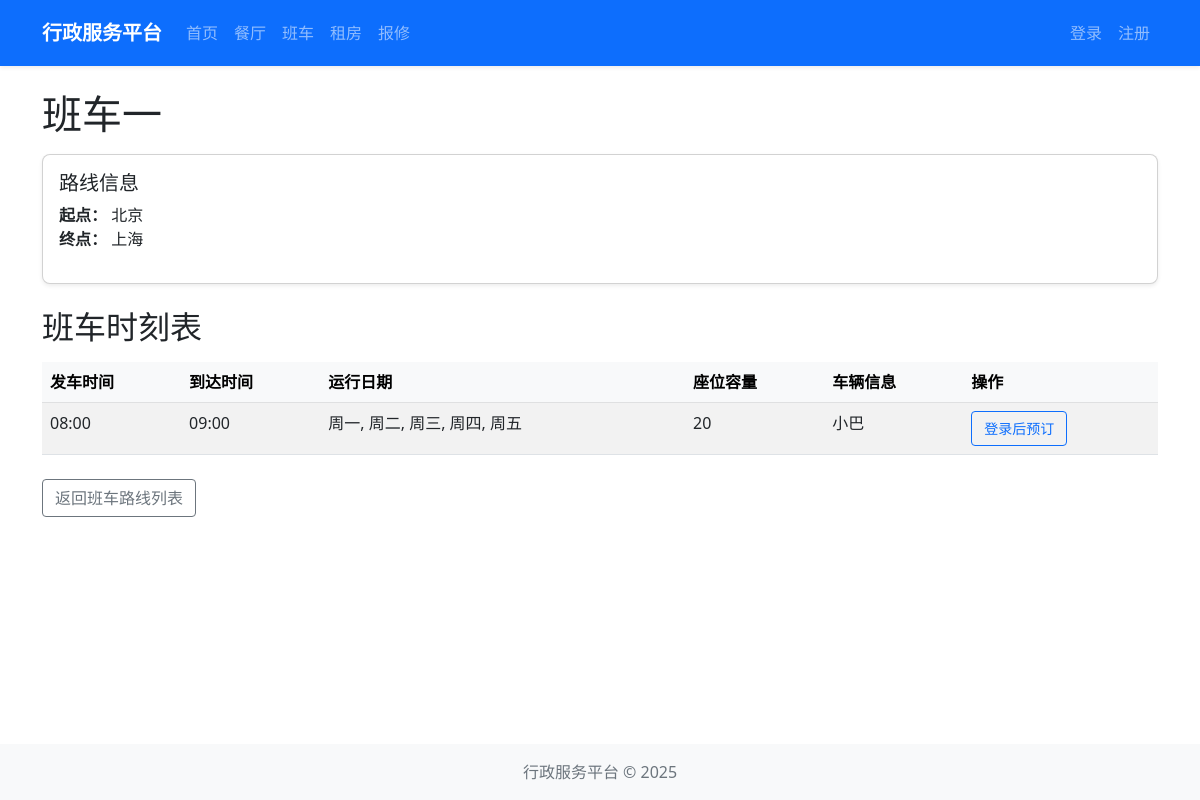
The app's page /shuttle/route/1 with its own data.
### models/shuttle.py (models this page shows, shortened)
class ShuttleRoute(db.Model):
    __tablename__ = 'shuttle_routes'
    id = db.Column(db.Integer, primary_key=True)
    name = db.Column(db.String(100), nullable=False)
    start_location = db.Column(db.String(200), nullable=False)
    end_location = db.Column(db.String(200), nullable=False)
    stops = db.Column(db.Text)  # 存储中间站点，以逗号分隔
    description = db.Column(db.Text)
    status = db.Column(db.String(20), default='active')  # active, inactive
    created_at = db.Column(db.DateTime, default=datetime.utcnow)
    schedules = db.relationship('ShuttleSchedule', backref='route', lazy=True, cascade='all, delete-orphan')

class ShuttleSchedule(db.Model):
    __tablename__ = 'shuttle_schedules'
    id = db.Column(db.Integer, primary_key=True)
    route_id = db.Column(db.Integer, db.ForeignKey('shuttle_routes.id', ondelete='CASCADE'), nullable=False)
    departure_time = db.Column(db.String(10), nullable=False)  # 格式: HH:MM
    arrival_time = db.Column(db.String(10), nullable=False)  # 格式: HH:MM
    days_of_week = db.Column(db.String(20), nullable=False)  # 例如：1,2,3,4,5 表示周一至周五
    capacity = db.Column(db.Integer, default=0)
    vehicle_info = db.Column(db.String(100))
    status = db.Column(db.String(20), default='active')  # active, canceled
    created_at = db.Column(db.DateTime, default=datetime.utcnow)

### routes/shuttle.py (the view)
@shuttle_bp.route('/route/<int:id>')
def route_detail(id):
    route = ShuttleRoute.query.get_or_404(id)
    schedules = ShuttleSchedule.query.filter_by(route_id=id, status='active').all()
    return render_template('shuttle/route_detail.html', route=route, schedules=schedules)

### templates/shuttle/route_detail.html (shortened to what this page needs)
{% extends "layout.html" %}
{% block content %}
<div class="row">
    <div class="col-12">
        <h1 class="mb-3">{{ route.name }}</h1>
        <div class="card mb-4">
            <div class="card-body">
                <h5 class="card-title">路线信息</h5>
                <ul class="list-unstyled">
                    <li><strong>起点：</strong> {{ route.start_location }}</li>
                    <li><strong>终点：</strong> {{ route.end_location }}</li>
                </ul>
            </div>
        </div>
        <h2 class="mb-3">班车时刻表</h2>
        {% if schedules %}
            <div class="table-responsive mb-4">
                <table class="table table-striped table-hover">
                    <thead class="table-light">
                        <tr>
                            <th>发车时间</th>
                            <th>到达时间</th>
                            <th>运行日期</th>
                            <th>座位容量</th>
                            <th>车辆信息</th>
                            <th>操作</th>
                        </tr>
                    </thead>
                    <tbody>
                        {% for schedule in schedules %}
                            <tr>
                                <td>{{ schedule.departure_time }}</td>
                                <td>{{ schedule.arrival_time }}</td>
                                <td>
                                    {% set days = {
                                        '1': '周一',
                                        '2': '周二',
                                        '3': '周三',
                                        '4': '周四',
                                        '5': '周五',
                                        '6': '周六',
                                        '7': '周日'
                                    } %}
                                    {% set schedule_days = schedule.days_of_week.split(',') %}
                                    {% for day in schedule_days %}
                                        {{ days[day] }}{% if not loop.last %}, {% endif %}
                                    {% endfor %}
                                </td>
                                <td>{{ schedule.capacity or '无限制' }}</td>
                                <td>{{ schedule.vehicle_info or '未知' }}</td>
                                <td>
                                    {% if current_user.is_authenticated %}
                                        <a href="{{ url_for('shuttle.reserve', schedule_id=schedule.id) }}" class="btn btn-sm btn-success">预订</a>
                                    {% else %}
                                        <a href="{{ url_for('auth.login') }}" class="btn btn-sm btn-outline-primary">登录后预订</a>
                                    {% endif %}
                                </td>
                            </tr>
                        {% endfor %}
                    </tbody>
                </table>
            </div>
        {% else %}
            <div class="alert alert-info mb-4">
                当前没有可用的班车时刻。
            </div>
        {% endif %}
        <a href="{{ url_for('shuttle.index') }}" class="btn btn-outline-secondary">返回班车路线列表</a>
    </div>
</div>
{% endblock %}

### static/css/style.css (style rules this page uses)
body { display: flex; flex-direction: column; min-height: 100vh; }
.card { border-radius: 0.5rem; box-shadow: 0 0.125rem 0.25rem rgba(0, 0, 0, 0.075); transition: all 0.3s ease; }
.btn { border-radius: 0.25rem; padding: 0.375rem 0.75rem; font-weight: 500; }
.table { margin-bottom: 0; }
.table th { font-weight: 600; background-color: #f8f9fa; }

### records on screen
ShuttleRoute: name "班车一", start_location "北京", end_location "上海"
ShuttleSchedule: departure_time "08:00", arrival_time "09:00", days "周一" "周二" "周三" "周四" "周五", capacity "20", vehicle_info "小巴"
